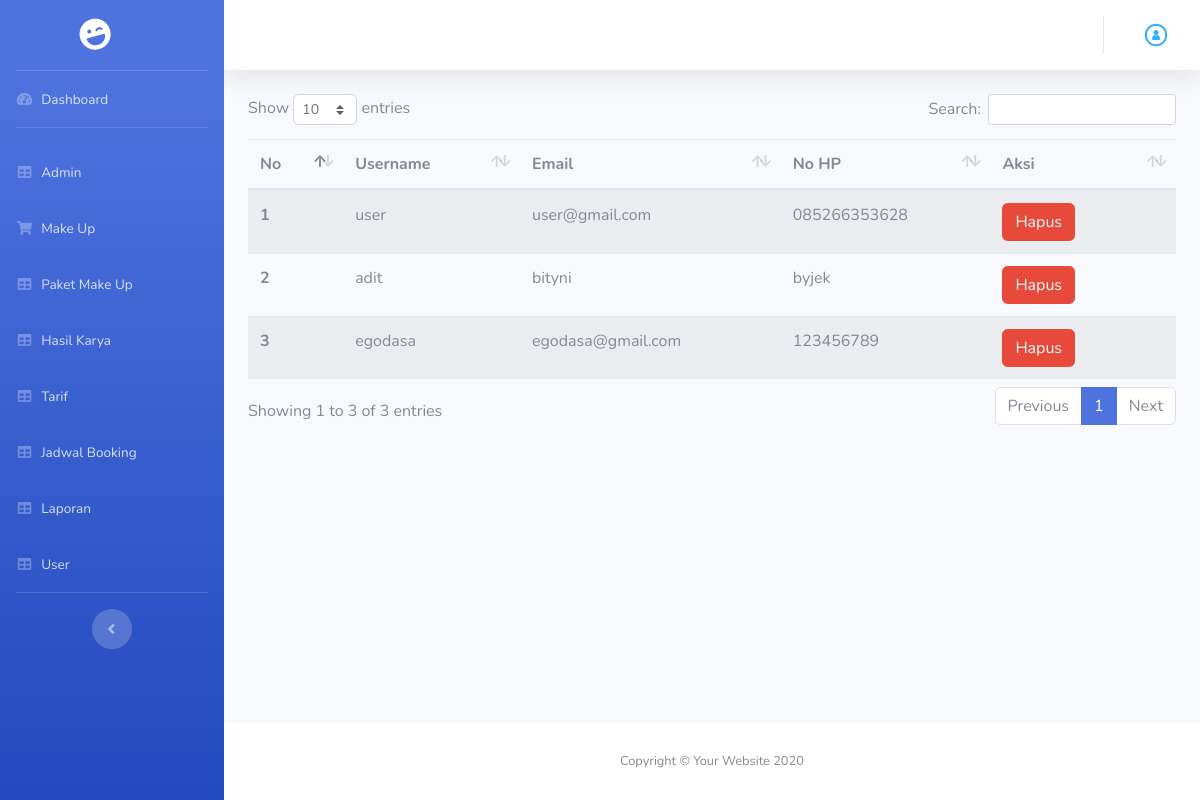
/index.php/admin/user, run on an earlier commit of the app's database.
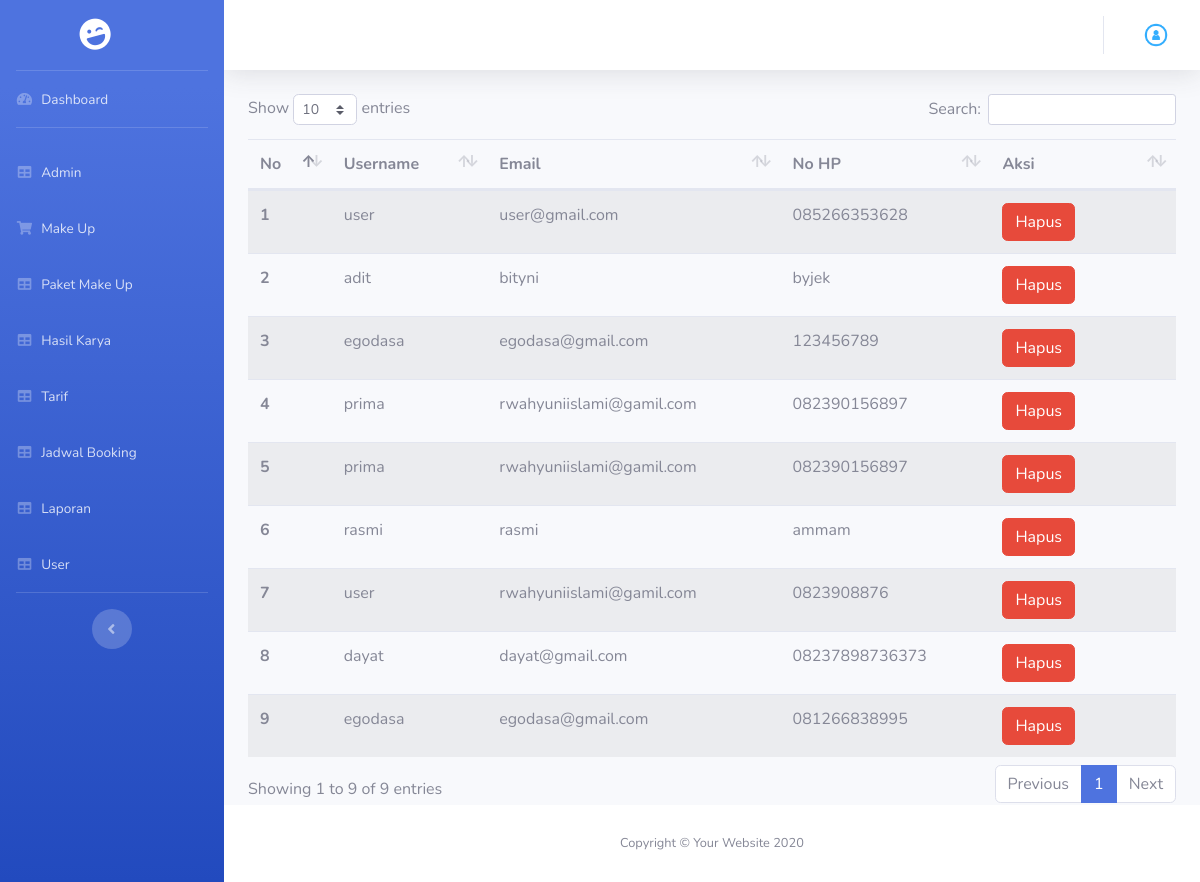
And on a later commit of the database.
### tables this page shows
CREATE TABLE `tb_pengguna` (
  `id_pengguna` int(11) NOT NULL AUTO_INCREMENT,
  `username` varchar(20) NOT NULL,
  `password` text NOT NULL,
  `level` enum('Admin','Klien') NOT NULL,
  `jenis_kelamin` enum('Laki-laki','Perempuan') NOT NULL,
  `email` varchar(50) NOT NULL,
  `nohp` varchar(20) NOT NULL,
  PRIMARY KEY (`id_pengguna`)
);

### application/core/MY_Controller.php (called while the page is built, shortened)
<?php
class MY_Controller extends CI_Controller
{
	public function view_backend($view, $data = null)
	{
		$this->load->view('admin/templateBackend/header');
		$this->load->view('admin/templateBackend/sidebar');
		$this->load->view($view, $data);
		$this->load->view('admin/templateBackend/footer');
	}
}

### application/controllers/admin/User.php (called while the page is built, shortened)
<?php
class User extends MY_Controller
{
	public function index()
	{
		$data['user'] = $this->userModel->getAll();
		$this->view_backend('admin/user/user', $data);
	}
}

### index.php (called while the page is built, shortened)
<?php
require_once BASEPATH.'core/CodeIgniter.php';

### application/models/Backend/User_Model.php (called while the page is built, shortened)
<?php defined('BASEPATH') or exit('No direct script access allowed');
class User_Model extends CI_Model
{
	private $_table = "tb_pengguna";
	public function getAll()
	{
		return $this->db->get($this->_table)->result();
	}
}

### application/views/admin/user/user.php (the view, shortened to what this page needs)
<div class="container">
	<table class="table table-striped" id="dataTable">
		<thead>
			<tr>
				<th scope="col">No</th>
				<th scope="col">Username</th>
				<th scope="col">Email</th>
				<th scope="col">No HP</th>
				<th scope="col">Aksi</th>
			</tr>
		</thead>
		<tbody>
			<?php
			foreach ($user as $no => $ur) {
			?>
				<tr>
					<th scope="row"><?php echo $no + 1; ?></th>
					<td><?php echo $ur->username ?></td>
					<td><?php echo $ur->email ?></td>
					<td><?php echo $ur->nohp ?></td>
					<td style="width: 20%;"><a href="<?php echo base_url('admin/user_hapus/') . $ur->id_pengguna ?>" class="btn btn-danger">Hapus</a></td>
				</tr>
			<?php } ?>
		</tbody>
	</table>
</div>

What changed in the data, as far as the page shows it:
added tb_pengguna: username "prima", email "rwahyuniislami@gamil.com", nohp "082390156897"
added tb_pengguna: username "prima", email "rwahyuniislami@gamil.com", nohp "082390156897"
added tb_pengguna: username "rasmi", email "rasmi", nohp "ammam"
added tb_pengguna: username "user", email "rwahyuniislami@gamil.com", nohp "0823908876"
added tb_pengguna: username "dayat", email "dayat@gmail.com", nohp "08237898736373"
added tb_pengguna: username "egodasa", email "egodasa@gmail.com", nohp "081266838995"
Also different on the page:
text written by a page script: "Show entries Search: Showing 1 to 3 of 3 entries Previous 1 Next" → "Show entries Search: Showing 1 to 9 of 9 entries Previous 1 Next"
